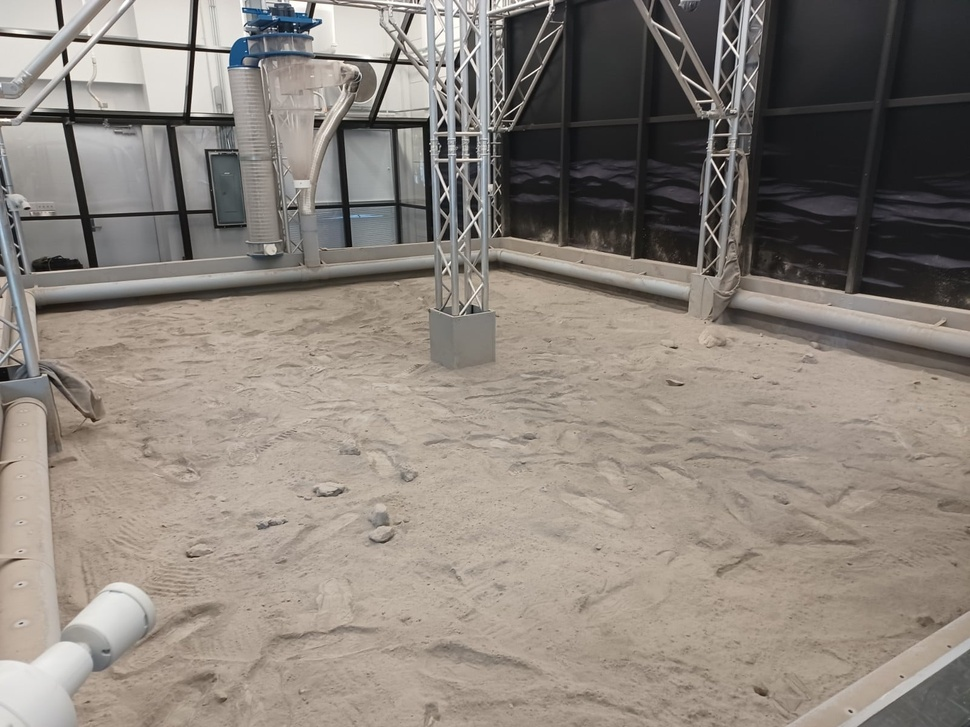
#> input picture Data/TestBatch1/279173215_10159864727944183_3848041128585576297_n.jpg, 970 x 727 px, shrunk from 1600 x 1200 before the run; its folder holds only this picture in this run
$ jupyter execute IncreaseContrastComplex.ipynb
#> lines starting #> are read from the running program, lines starting #| are printed output that depends on the picture
#> in process_and_save_images, image is the input picture: shape (727, 970, 3); mean B, G, R 123.6, 131.5, 139.6
[cell 1]
# Increase Contrast Complex:
# CLAHE + High Pass + Canny Edge Detection

import cv2
import numpy as np
import os
from matplotlib import pyplot as plt

# Set paths
input_dir = "../Data/TestBatch1"
output_dir = "../Data/processed"
os.makedirs(output_dir, exist_ok=True)

def enhance_image(image):
    # Step 1: Convert to grayscale
    gray = cv2.cvtColor(image, cv2.COLOR_BGR2GRAY)

    # Step 2: Apply CLAHE to enhance contrast
    clahe = cv2.createCLAHE(clipLimit=3.0, tileGridSize=(8, 8))
    contrast_enhanced = clahe.apply(gray)
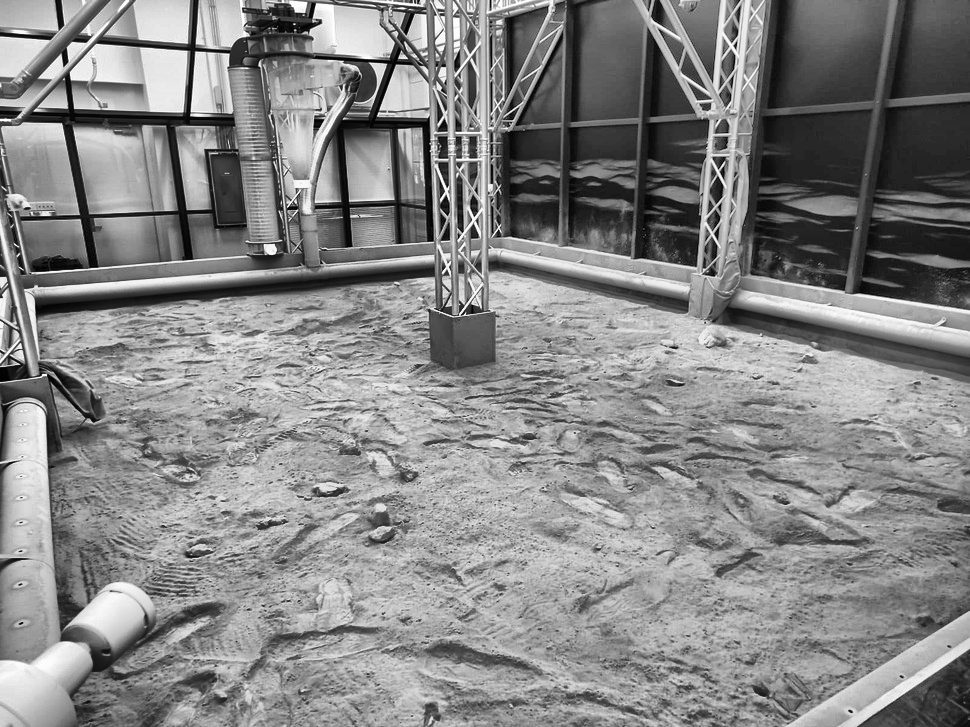
#> contrast_enhanced: shape (727, 970); min 0, max 255, mean 134

    # Step 3: Apply High-Pass Filtering for sharpening
    kernel = np.array([[-1, -1, -1],
                       [-1,  9, -1],
                       [-1, -1, -1]])
    high_pass = cv2.filter2D(contrast_enhanced, -1, kernel)
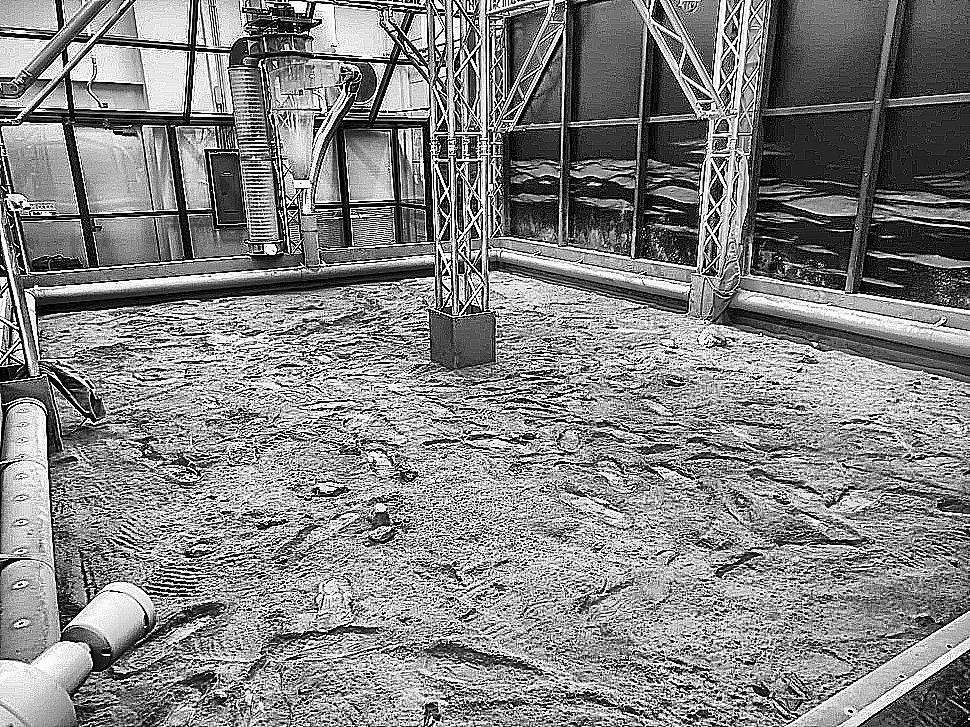
#> high_pass: shape (727, 970); min 0, max 255, mean 131.6

    # Step 4: Apply Edge Detection using Canny
    edges = cv2.Canny(high_pass, threshold1=50, threshold2=150)
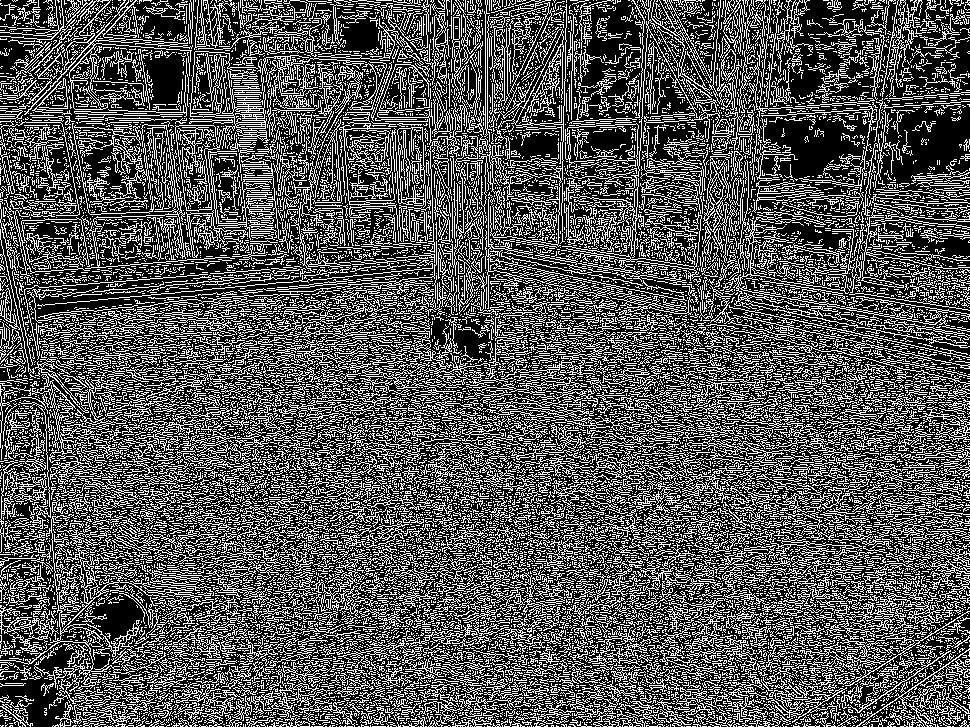
#> edges: shape (727, 970); 33.4% white in thin lines or dots

    # Optional: Combine original with edges for a blended effect
    combined = cv2.addWeighted(contrast_enhanced, 0.7, edges, 0.3, 0)
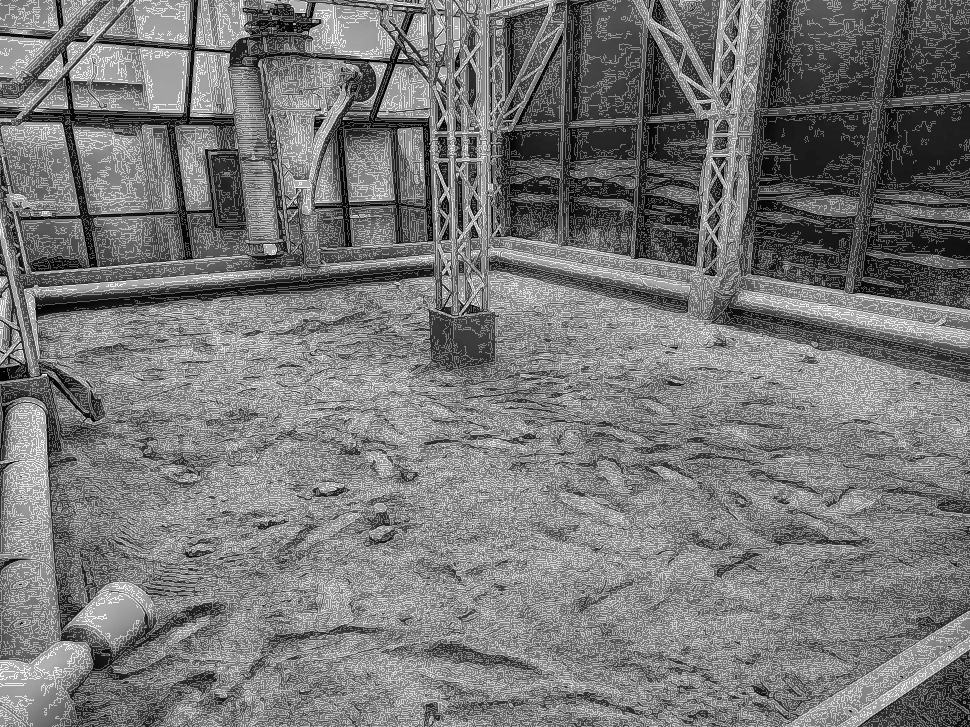
#> combined: shape (727, 970); min 0, max 255, mean 119.4

    # Return the processed image
    return combined

def process_and_save_images(input_dir, output_dir):
    for filename in os.listdir(input_dir):
        if filename.endswith(".jpg") or filename.endswith(".png"):
            # Read the image
            image_path = os.path.join(input_dir, filename)
            image = cv2.imread(image_path)

            # Enhance the image
            enhanced_image = enhance_image(image)

            # Save the processed image
            output_path = os.path.join(output_dir, filename)
            cv2.imwrite(output_path, enhanced_image)

            # Display the original and processed images side by side
            plt.figure(figsize=(10,5))
            plt.subplot(1, 2, 1)
            plt.title("Original")
            plt.imshow(cv2.cvtColor(image, cv2.COLOR_BGR2RGB))
            plt.axis("off")

            plt.subplot(1, 2, 2)
            plt.title("Enhanced")
            plt.imshow(enhanced_image, cmap="gray")
            plt.axis("off")

            plt.show()
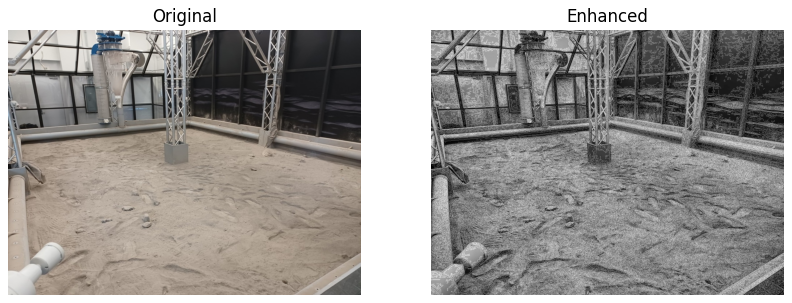
#> figure drawn by matplotlib, 2 panels

# Process and save images
process_and_save_images(input_dir, output_dir)

$ run again, on Data/TestBatch1/349178141_6052006498261410_5768358718441825179_n.jpg
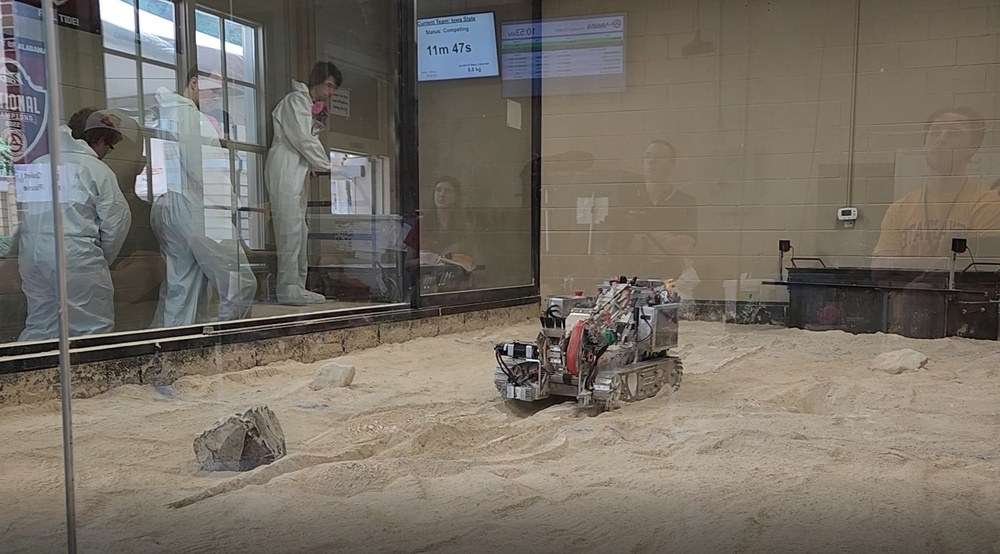
#> input picture Data/TestBatch1/349178141_6052006498261410_5768358718441825179_n.jpg, 1000 x 554 px, shrunk from 2048 x 1134 before the run
#> in process_and_save_images, image is the input picture: shape (554, 1000, 3); mean B, G, R 102, 111.6, 118.5
#> in enhance_image, `edges = cv2.Canny(high_pass, threshold1=50, threshold2=150)`:
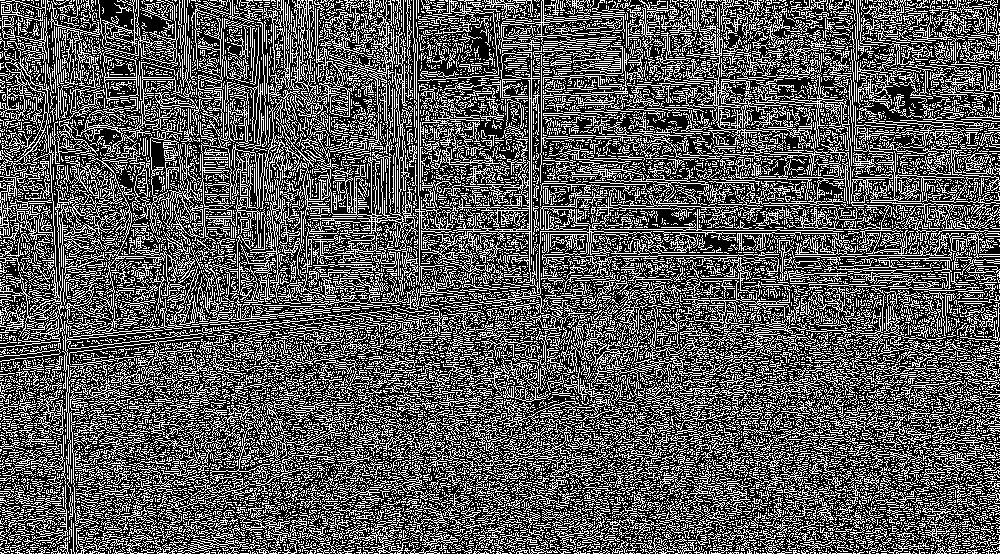
#> edges: shape (554, 1000); 35% white in thin lines or dots
#> in process_and_save_images, `plt.show()`:
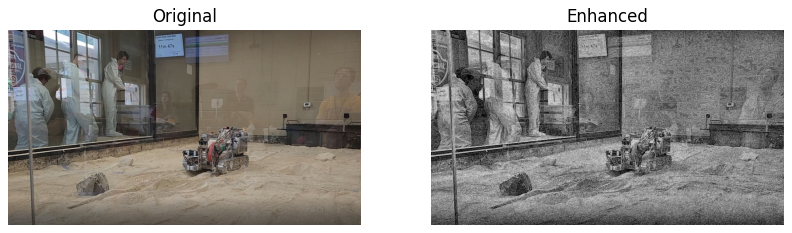
#> figure drawn by matplotlib, 2 panels

$ run again, on Data/TestBatch1/349587917_1156911965702583_3613484247482749819_n.jpg
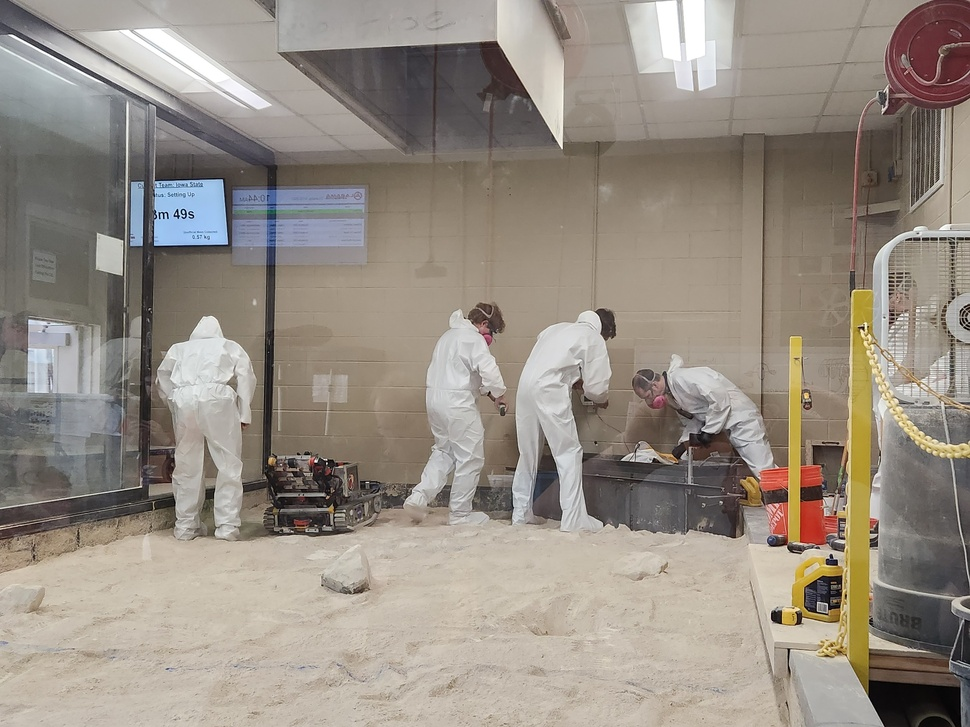
#> input picture Data/TestBatch1/349587917_1156911965702583_3613484247482749819_n.jpg, 970 x 727 px, shrunk from 2048 x 1536 before the run
#> in process_and_save_images, image is the input picture: shape (727, 970, 3); mean B, G, R 132, 142, 150.5
#> in enhance_image, `edges = cv2.Canny(high_pass, threshold1=50, threshold2=150)`:
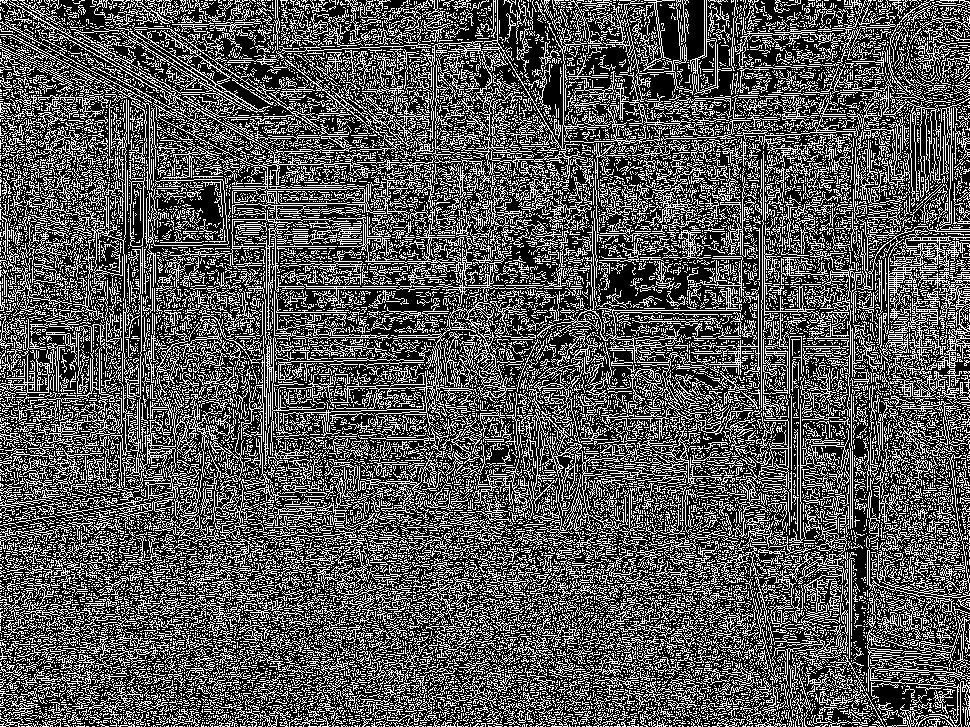
#> edges: shape (727, 970); 33.5% white in thin lines or dots
#> in process_and_save_images, `plt.show()`:
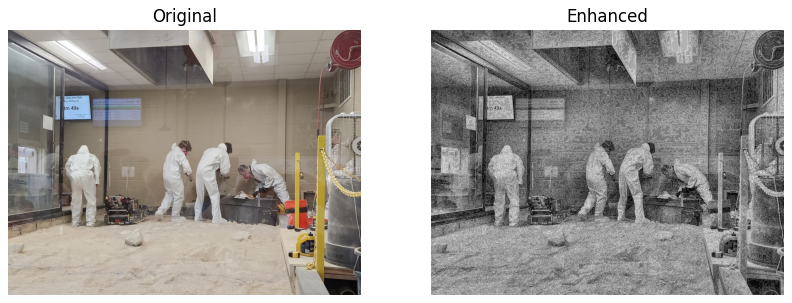
#> figure drawn by matplotlib, 2 panels

$ run again, on Data/TestBatch1/349693363_1697577333994453_4837614382100319016_n.jpg
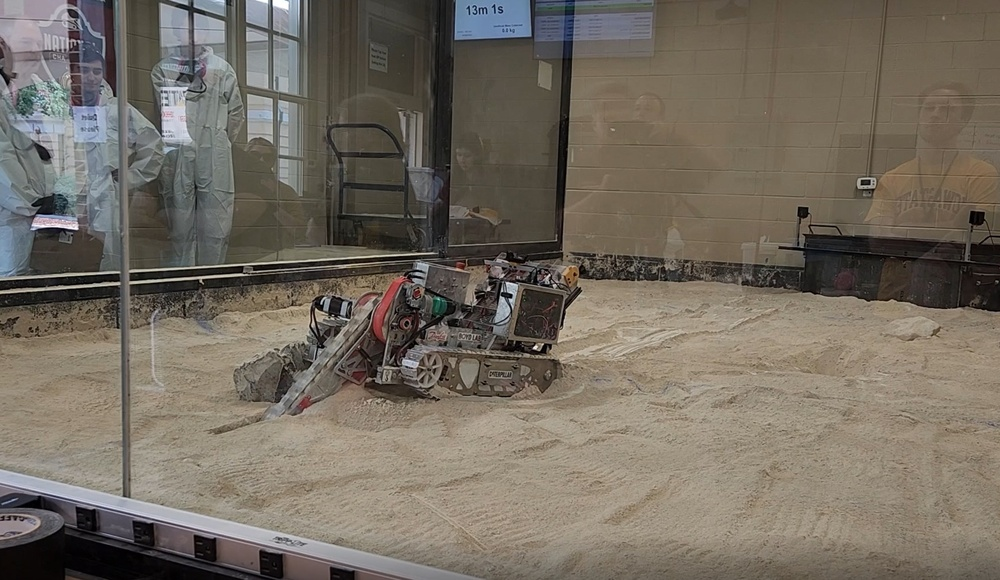
#> input picture Data/TestBatch1/349693363_1697577333994453_4837614382100319016_n.jpg, 1000 x 580 px, shrunk from 2048 x 1188 before the run
#> in process_and_save_images, image is the input picture: shape (580, 1000, 3); mean B, G, R 96.9, 107.9, 115.7
#> in enhance_image, `edges = cv2.Canny(high_pass, threshold1=50, threshold2=150)`:
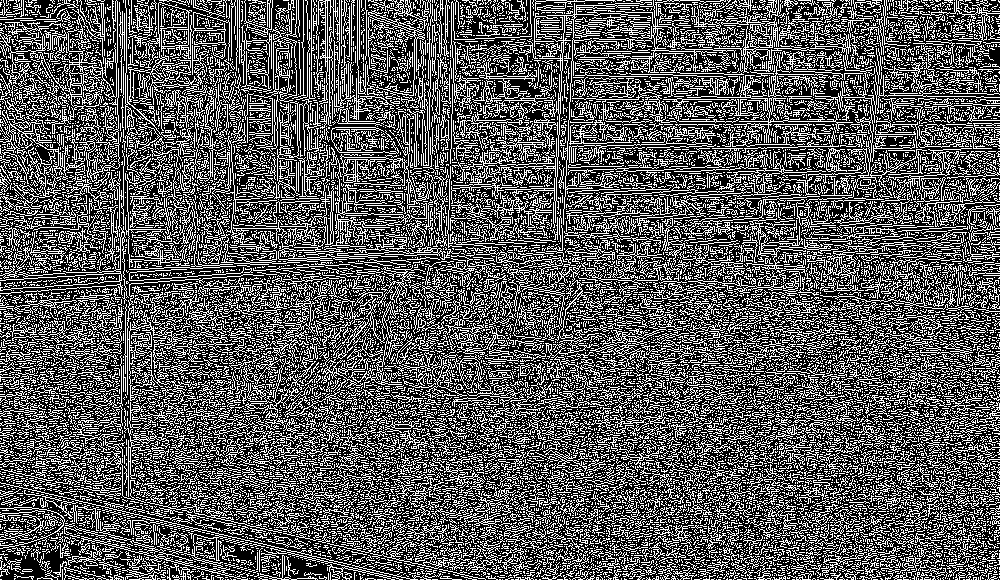
#> edges: shape (580, 1000); 34.9% white in thin lines or dots
#> in process_and_save_images, `plt.show()`:
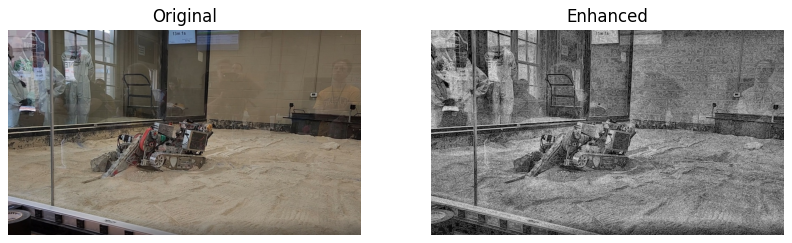
#> figure drawn by matplotlib, 2 panels
